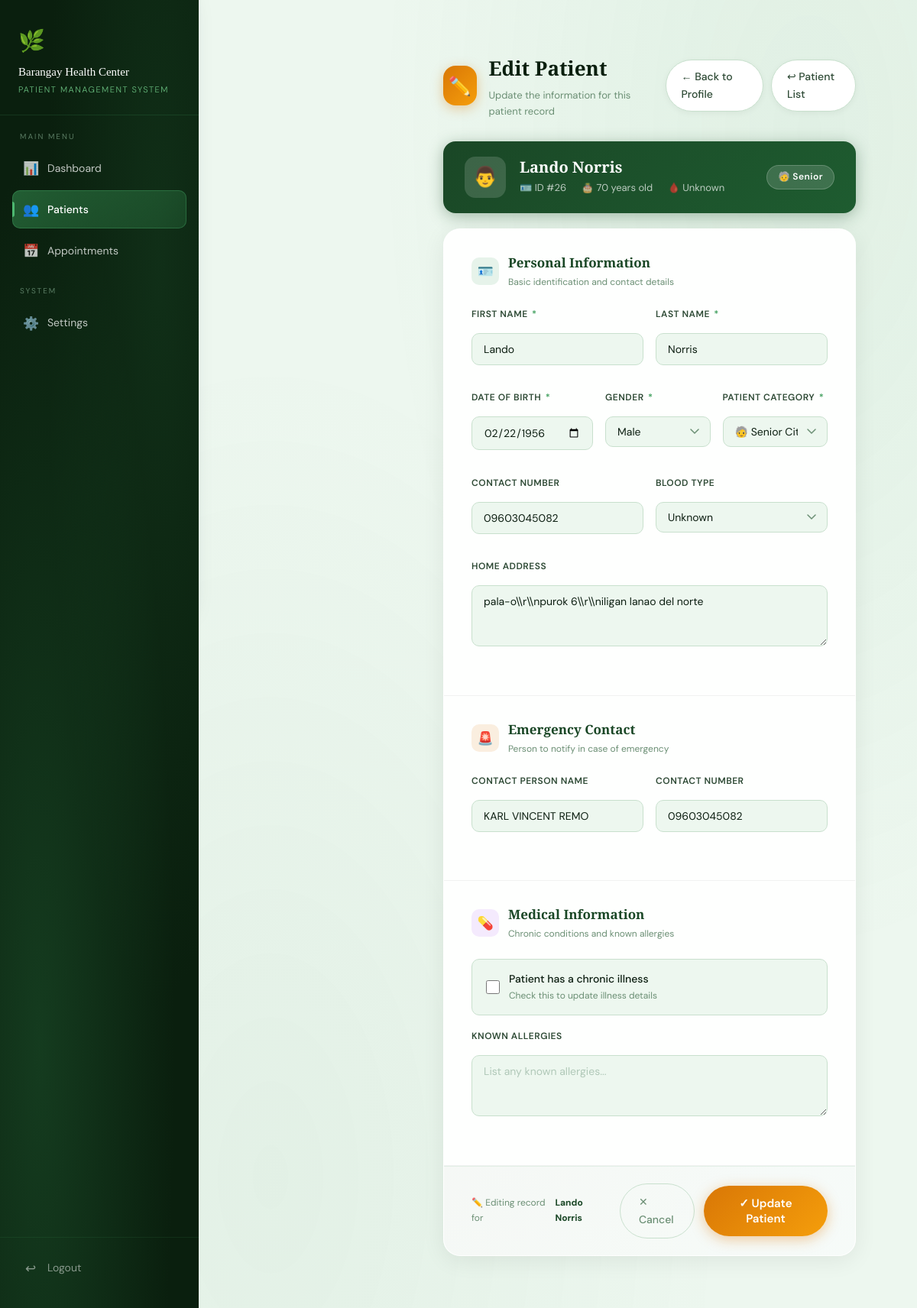
The page /patients/edit.php?id=26 on the database its author committed.
### tables this page shows
CREATE TABLE `patients` (
  `id` int(11) NOT NULL,
  `first_name` varchar(100) NOT NULL,
  `last_name` varchar(100) NOT NULL,
  `date_of_birth` date NOT NULL,
  `gender` varchar(20) NOT NULL,
  `contact_number` varchar(20) NOT NULL,
  `address` text NOT NULL,
  `emergency_contact_name` varchar(100) NOT NULL,
  `emergency_contact_number` varchar(20) NOT NULL,
  `patient_category` varchar(50) NOT NULL,
  `has_chronic_illness` tinyint(1) NOT NULL,
  `chronic_illness_details` text NOT NULL,
  `blood_type` varchar(10) NOT NULL,
  `allergies` text NOT NULL,
  `patient_id` int(11) GENERATED ALWAYS AS (`id`) VIRTUAL,
  `fullname` varchar(255) GENERATED ALWAYS AS (concat(`last_name`,', ',`first_name`)) VIRTUAL,
  `contactnumber` varchar(20) GENERATED ALWAYS AS (`contact_number`) VIRTUAL,
  `uid` varchar(10) DEFAULT NULL,
  `parent_id` int(11) DEFAULT NULL
);

### patients/edit.php (the view, shortened to what this page needs)
<?php
require_once('../includes/header.php');
$conn = getConnection();
$id = isset($_GET['id']) ? (int)$_GET['id'] : 0;
$patient_query = $conn->query("SELECT * FROM patients WHERE patient_id = $id");
$patient = $patient_query->fetch_assoc();
$dob_dt = new DateTime($patient['date_of_birth']);
$age    = (new DateTime())->diff($dob_dt)->y;
$blood_types = ['Unknown','A+','A-','B+','B-','AB+','AB-','O+','O-'];
?>
<!DOCTYPE html>
<html lang="en">
<head>
</head>
<body>
<aside class="sidebar">
    <div class="sidebar-logo">
        <span class="logo-icon">🌿</span>
        <h2>Barangay Health Center</h2>
        <span>Patient Management System</span>
    </div>
    <nav class="nav-section">
        <p class="nav-label">Main Menu</p>
        <a href="../index.php"><span class="nav-icon">📊</span>Dashboard</a>
        <a href="index.php" class="active"><span class="nav-icon">👥</span>Patients</a>
        <a href="#"><span class="nav-icon">📅</span>Appointments</a>
        <p class="nav-label" style="margin-top:20px;">System</p>
        <a href="#"><span class="nav-icon">⚙️</span>Settings</a>
    </nav>
    <div class="sidebar-footer">
        <a href="../logout.php"><span class="nav-icon">↩</span>Logout</a>
    </div>
</aside>
<main class="main">
    <div class="page-header">
        <div class="page-header-left">
            <div class="page-icon">✏️</div>
            <div>
                <h1>Edit Patient</h1>
                <p>Update the information for this patient record</p>
            </div>
        </div>
        <div class="header-actions">
            <a href="view.php?id=<?= $id ?>" class="btn-back">← Back to Profile</a>
            <a href="index.php" class="btn-back">↩ Patient List</a>
        </div>
    </div>
    <div class="identity-strip">
        <div class="identity-avatar">
            <?= $patient['gender'] === 'Female' ? '👩' : '👨' ?>
        </div>
        <div>
            <div class="identity-name">
                <?= htmlspecialchars($patient['first_name'] . ' ' . $patient['last_name']) ?>
            </div>
            <div class="identity-meta">
                <span>🪪 ID #<?= $patient['patient_id'] ?></span>
                <span>🎂 <?= $age ?> years old</span>
                <span>🩸 <?= htmlspecialchars($patient['blood_type'] ?: 'Unknown') ?></span>
            </div>
        </div>
        <div class="identity-badge">
            <?= match($patient['patient_category']) {
                'Child'  => '🧒 Child',
                'Senior' => '🧓 Senior',
                'PWD'    => '♿ PWD',
                default  => '🧑 Adult',
            } ?>
        </div>
    </div>
    <div class="form-card">
        <form method="POST">
            <div class="form-section">
                <div class="section-heading">
                    <div class="section-dot dot-personal">🪪</div>
                    <div>
                        <h3>Personal Information</h3>
                        <p>Basic identification and contact details</p>
                    </div>
                </div>
                <div class="form-row cols-2">
                    <div class="form-group">
                        <label>First Name <span class="req">*</span></label>
                        <input type="text" name="first_name" class="form-control"
                               value="<?= htmlspecialchars($patient['first_name']) ?>" required>
                    </div>
                    <div class="form-group">
                        <label>Last Name <span class="req">*</span></label>
                        <input type="text" name="last_name" class="form-control"
                               value="<?= htmlspecialchars($patient['last_name']) ?>" required>
                    </div>
                </div>
                <div class="form-row cols-3">
                    <div class="form-group">
                        <label>Date of Birth <span class="req">*</span></label>
                        <input type="date" name="date_of_birth" class="form-control"
                               value="<?= $patient['date_of_birth'] ?>" required>
                    </div>
                    <div class="form-group">
                        <label>Gender <span class="req">*</span></label>
                        <select name="gender" class="form-control" required>
                            <?php foreach (['Male','Female','Other'] as $g): ?>
                                <option value="<?= $g ?>" <?= $patient['gender'] == $g ? 'selected' : '' ?>><?= $g ?></option>
                            <?php endforeach; ?>
                        </select>
                    </div>
                    <div class="form-group">
                        <label>Patient Category <span class="req">*</span></label>
                        <select name="patient_category" class="form-control" required>
                            <option value="Senior" <?= $patient['patient_category'] == 'Senior' ? 'selected' : '' ?>>🧓 Senior Citizen (60+)</option>
                        </select>
                    </div>
                </div>
                <div class="form-row cols-2">
                    <div class="form-group">
                        <label>Contact Number</label>
                        <input type="text" name="contact_number" class="form-control"
                               value="<?= htmlspecialchars($patient['contact_number']) ?>"
                               placeholder="e.g. 09XX XXX XXXX">
                    </div>
                    <div class="form-group">
                        <label>Blood Type</label>
                        <select name="blood_type" class="form-control">
                            <?php foreach ($blood_types as $bt): ?>
                                <option value="<?= $bt ?>" <?= $patient['blood_type'] == $bt ? 'selected' : '' ?>><?= $bt ?></option>
                            <?php endforeach; ?>
                        </select>
                    </div>
                </div>
                <div class="form-row cols-1">
                    <div class="form-group">
                        <label>Home Address</label>
                        <textarea name="address" class="form-control" rows="2"
                                  placeholder="Street, Barangay, Municipality..."><?= htmlspecialchars($patient['address']) ?></textarea>
                    </div>
                </div>
            </div>
            <div class="form-section">
                <div class="section-heading">
                    <div class="section-dot dot-emergency">🚨</div>
                    <div>
                        <h3>Emergency Contact</h3>
                        <p>Person to notify in case of emergency</p>
                    </div>
                </div>
                <div class="form-row cols-2">
                    <div class="form-group">
                        <label>Contact Person Name</label>
                        <input type="text" name="emergency_contact_name" class="form-control"
                               value="<?= htmlspecialchars($patient['emergency_contact_name']) ?>">
                    </div>
                    <div class="form-group">
                        <label>Contact Number</label>
                        <input type="text" name="emergency_contact_number" class="form-control"
                               value="<?= htmlspecialchars($patient['emergency_contact_number']) ?>">
                    </div>
                </div>
            </div>
            <div class="form-section">
                <div class="section-heading">
                    <div class="section-dot dot-medical">💊</div>
                    <div>
                        <h3>Medical Information</h3>
                        <p>Chronic conditions and known allergies</p>
                    </div>
                </div>
                <div class="form-row cols-1" style="margin-bottom:0;">
                    <label class="checkbox-row <?= $patient['has_chronic_illness'] ? 'checked' : '' ?>"
                           id="chronicRow">
                        <input type="checkbox" name="has_chronic_illness" id="chronicCheck"
                               onchange="toggleChronic(this)"
                               <?= $patient['has_chronic_illness'] ? 'checked' : '' ?>>
                        <div>
                            <div class="cb-label">Patient has a chronic illness</div>
                            <div class="cb-sub">Check this to update illness details</div>
                        </div>
                    </label>
                </div>
                <div class="form-row cols-1" style="margin-top:18px;">
                    <div class="form-group">
                        <label>Known Allergies</label>
                        <textarea name="allergies" class="form-control" rows="2"
                                  placeholder="List any known allergies..."><?= htmlspecialchars($patient['allergies']) ?></textarea>
                    </div>
                </div>
            </div>
            <div class="form-footer">
                <div class="footer-note">✏️ Editing record for <strong style="color:var(--forest-mid);margin:0 4px;"><?= htmlspecialchars($patient['first_name'] . ' ' . $patient['last_name']) ?></strong></div>
                <div style="display:flex;gap:12px;align-items:center;">
                    <a href="view.php?id=<?= $id ?>" class="btn-cancel">✕ Cancel</a>
                    <button type="submit" class="btn-update">✓ Update Patient</button>
                </div>
            </div>
        </form>
    </div>
</main>
<?php
require_once '../includes/footer.php';
?>
</body>
</html>

### css/style.css (style rules this page uses)
:root { --teal: #0d9488; --teal-dark: #0f766e; --teal-lite: #ccfbf1; --teal-mid: #99f6e4; --navy: #0f2744; --navy-mid: #1e3a5f; --sky: #e0f2fe; --amber: #f59e0b; --red: #ef4444; --green: #22c55e; --purple: #8b5cf6; --white: #ffffff; --bg: #f0fafa; --card: #ffffff; --border: #d1faf4; --text: #0f2744; --text-muted:#64748b; --shadow-sm: 0 1px 3px rgba(13,148,136,.10), 0 1px 2px rgba(13,148,136,.06); --shadow: 0 4px 24px rgba(13,148,136,.13); --shadow-lg: 0 12px 40px rgba(13,148,136,.18); --radius: 14px; --radius-sm: 8px; }
*, *::before, *::after { box-sizing: border-box; margin: 0; padding: 0; }
body { font-family: 'DM Sans', sans-serif; background: var(--bg); color: var(--text); line-height: 1.65; min-height: 100vh; }
.form-group { margin-bottom: 1.1rem; }
.form-group label { display: block; margin-bottom: .45rem; font-size: .85rem; font-weight: 600; color: var(--navy); }
.form-control { width: 100%; padding: .7rem 1rem; border: 1.5px solid #d1faf4; border-radius: var(--radius-sm); font-family: 'DM Sans', sans-serif; font-size: .92rem; color: var(--text); background: #fafffe; transition: border-color .2s, box-shadow .2s; -webkit-appearance: none; }
.form-control::placeholder { color: #a1b5b3; }
textarea.form-control { resize: vertical; min-height: 80px; }
.form-row { display: grid; grid-template-columns: repeat(auto-fit, minmax(200px, 1fr)); gap: 1rem; }

### rows shown on the page
patients: first_name+last_name "Lando Norris", patient "26", blood_type "Unknown", patient_category "🧓 Senior", first_name "Lando", last_name "Norris", date_of_birth "02/22/1956", gender "Male", patient_category "🧓 Senior Citizen (60+)", contact_number "09603045082", address "pala-o\\\\r\\\\npurok 6\\\\r\\\\niligan lanao del norte", emergency_contact_name "KARL VINCENT REMO", emergency_contact_number "09603045082"
